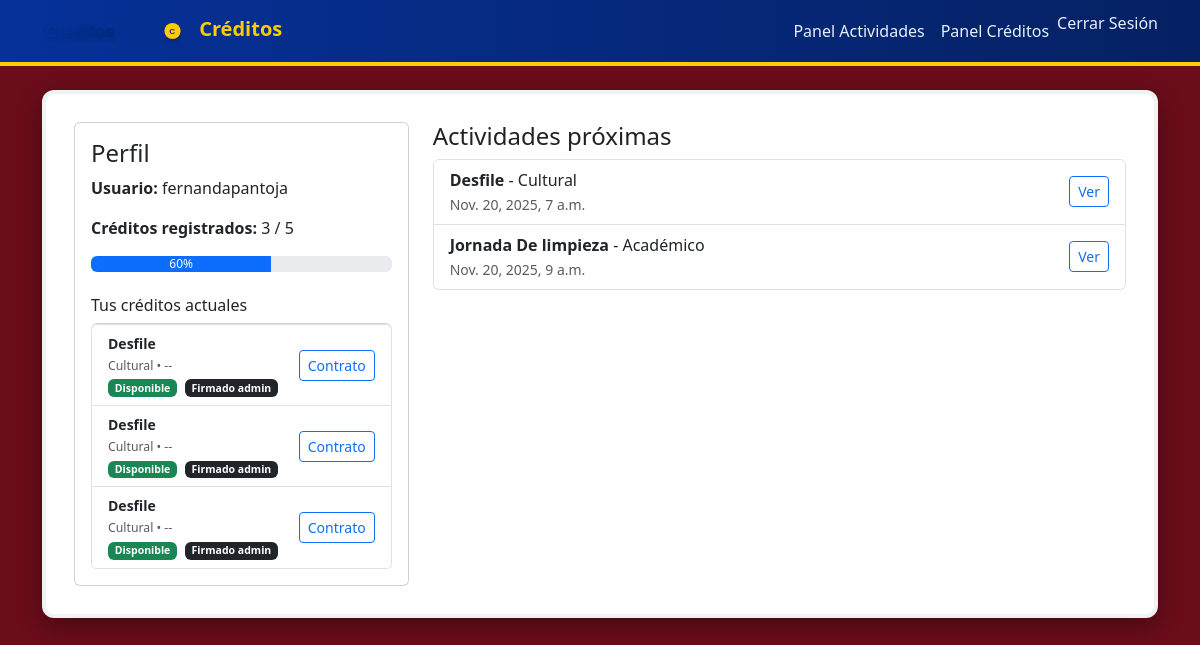
The app's page /usuarios/perfil/ (signed in) with its own data.
### usuarios/models.py (models this page shows, shortened)
class Usuario(AbstractUser):
    username_validator = RegexValidator(
        regex=r'^[\w\s\-áéíóúñÁÉÍÓÚÑ]+$',
        message='El nombre de usuario solo puede contener letras, números, espacios y guiones.',
        code='invalid_username'
    )
    username = models.CharField(
        max_length=150,
        unique=True,
        validators=[username_validator],
        help_text='Letras, números, espacios y guiones. Sin caracteres especiales.'
    )
    es_admin_creditos = models.BooleanField(default=False)
    es_alumno = models.BooleanField(default=True)
    es_docente = models.BooleanField(default=False)
    numero_control = models.CharField(max_length=30, blank=True)
    docente_password = models.CharField(
        max_length=128,
        blank=True,
        help_text='Contraseña del docente (hash).'
    )

### creditos/models.py (models this page shows, shortened)
class Credito(models.Model):
    TIPOS = (
        ('academico', 'Académico'),
        ('cultural', 'Cultural'),
        ('deportivo', 'Deportivo'),
    )
    alumno = models.ForeignKey(Usuario, on_delete=models.SET_NULL, null=True, blank=True, related_name='creditos')
    nombre = models.CharField(max_length=100, default="")
    tipo = models.CharField(max_length=20, choices=TIPOS)
    semestre = models.CharField(max_length=10)
    numero_control = models.CharField(max_length=30, blank=True)
    fecha_liberacion = models.DateField(blank=True, null=True)
    liberado = models.BooleanField(default=False)
    firmado_alumno = models.BooleanField(default=False)
    firmado_admin = models.BooleanField(default=False)
    firmado_docente = models.BooleanField(default=False)
    firmado_admin_por = models.ForeignKey(Usuario, on_delete=models.SET_NULL, null=True, blank=True, related_name='creditos_firmados_admin')
    firmado_admin_en = models.DateTimeField(null=True, blank=True)
    firmado_docente_por = models.ForeignKey(Usuario, on_delete=models.SET_NULL, null=True, blank=True, related_name='creditos_firmados_docente')
    firmado_docente_en = models.DateTimeField(null=True, blank=True)
    firmado_alumno_por = models.ForeignKey(Usuario, on_delete=models.SET_NULL, null=True, blank=True, related_name='creditos_firmados_alumno')
    firmado_alumno_en = models.DateTimeField(null=True, blank=True)

### actividades/models.py (models this page shows, shortened)
class Actividad(models.Model):
    TIPOS = (
        ('academico', 'Académico'),
        ('cultural', 'Cultural'),
        ('deportivo', 'Deportivo'),
    )
    nombre = models.CharField(max_length=150)
    descripcion = models.TextField(blank=True)
    tipo = models.CharField(max_length=20, choices=TIPOS)
    fecha = models.DateTimeField()
    lugar = models.CharField(max_length=150, blank=True)
    creditos_equivalentes = models.PositiveSmallIntegerField(default=1)
    capacidad = models.PositiveIntegerField(blank=True, null=True)
    creado_por = models.ForeignKey(Usuario, on_delete=models.SET_NULL, null=True, blank=True, related_name='actividades_creadas')
    inscritos = models.ManyToManyField(Usuario, blank=True, related_name='actividades_inscritas')
    liberado = models.BooleanField(default=False)
    liberado_por = models.ForeignKey(Usuario, on_delete=models.SET_NULL, null=True, blank=True, related_name='actividades_liberadas')
    fecha_liberacion = models.DateTimeField(null=True, blank=True)
    encargado = models.ForeignKey(Usuario, on_delete=models.SET_NULL, null=True, blank=True, related_name='actividades_encargadas')

### usuarios/views.py (the view)
# urls.py: path('perfil/', views.perfil, name='perfil'),
@login_required
def perfil(request):
    numero = request.user.numero_control or ''
    nombre_usuario = request.user.get_full_name() or request.user.username
    creditos = Credito.objects.filter(liberado=True).filter(
        Q(alumno=request.user) | Q(numero_control=numero) | Q(nombre__icontains=nombre_usuario)
    ).distinct()
    total = creditos.count()
    progreso = int((total / 5) * 100) if total <= 5 else 100
    actividades = Actividad.objects.order_by('fecha')[:10]
    return render(request, 'usuarios/perfil.html', {
        'creditos': creditos,
        'total': total,
        'progreso': progreso,
        'actividades': actividades,
    })

### usuarios/templates/usuarios/perfil.html (shortened to what this page needs)
{% extends 'usuarios/base.html' %}
{% block content %}
<div class="row">
  <div class="col-md-4">
    <div class="card p-3">
      <h4>Perfil</h4>
  <p><strong>Usuario:</strong> {% if user.get_full_name %}{{ user.get_full_name }}{% else %}{{ user.username }}{% endif %}</p>
      <p><strong>Créditos registrados:</strong> {{ total }} / 5</p>
      <div class="progress mb-2">
        <div class="progress-bar" role="progressbar" style="width: {{ progreso }}%;" aria-valuenow="{{ progreso }}" aria-valuemin="0" aria-valuemax="100">{{ progreso }}%</div>
      </div>
      <h6 class="mt-3">Tus créditos actuales</h6>
      <ul class="list-group small">
        {% for cred in creditos %}
          <li class="list-group-item d-flex justify-content-between align-items-center">
            <div>
              <strong>{{ cred.nombre }}</strong><br>
              <small class="text-muted">{{ cred.get_tipo_display }} • {{ cred.semestre }}</small>
              {% if cred.liberado %}
                <div><span class="badge bg-success mt-1">Disponible</span>
                {% if cred.firmado_admin %}<span class="badge bg-dark ms-1">Firmado admin</span>{% endif %}
                </div>
              {% else %}
                <div><span class="badge bg-warning text-dark mt-1">Pendiente</span></div>
              {% endif %}
            </div>
            <div>
              <a class="btn btn-sm btn-outline-primary" href="{% url 'contrato' cred.id %}">Contrato</a>
            </div>
          </li>
        {% empty %}
          <li class="list-group-item">No tienes créditos registrados todavía.</li>
        {% endfor %}
      </ul>
    </div>
  </div>
  <div class="col-md-8">
    <h4>Actividades próximas</h4>
    <ul class="list-group">
      {% for act in actividades %}
        <li class="list-group-item d-flex justify-content-between align-items-center">
          <div>
            <strong>{{ act.nombre }}</strong> - {{ act.get_tipo_display }}<br>
            <small class="text-muted">{{ act.fecha }}</small>
          </div>
          <a href="{% url 'detalle_actividad' act.id %}" class="btn btn-sm btn-outline-primary">Ver</a>
        </li>
      {% empty %}
        <li class="list-group-item">No hay actividades próximas.</li>
      {% endfor %}
    </ul>
  </div>
</div>
{% endblock %}

### static/css/estilo.css (style rules this page uses)
:root { --tinto: #6b0d1b; --azul: #0033a0; --amarillo: #ffcc00; --card-bg: #ffffff; --muted: #6c757d; }
html, body { height: 100%; }
body { background-color: var(--tinto); color: #222; font-family: 'Segoe UI', Roboto, Arial, sans-serif; }

### records on screen
Usuario: username "fernandapantoja"
Credito: nombre "Desfile", tipo "Cultural", semestre "--", liberado "Disponible"
Credito: nombre "Desfile", tipo "Cultural", semestre "--", liberado "Disponible"
Credito: nombre "Desfile", tipo "Cultural", semestre "--", liberado "Disponible"
Actividad: nombre "Desfile", tipo "Cultural", fecha "Nov. 20, 2025, 7 a.m."
Actividad: nombre "Jornada De limpieza", tipo "Académico", fecha "Nov. 20, 2025, 9 a.m."

### other values on screen
{{ total }} "3"
{{ progreso }} "60"
